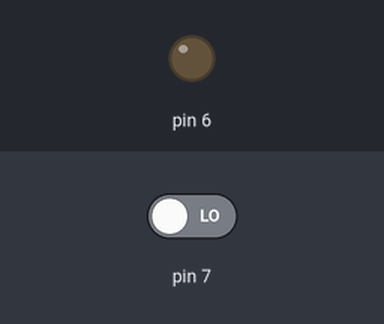
The sketch below on a simulated Arduino Uno, built with avr-gcc and run on an emulated ATmega328P. Parts: output pins drawn as LEDs (lit = HIGH). The test bench sets the inputs (shaded band); at power-on: pin 7 LOW. What the sketch prints to the serial monitor is not drawn.

Above: at 1.2 s.
1.3 s: pin 7 driven HIGH
At 1.6 s:
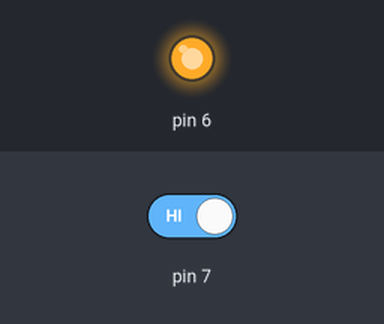
2.8 s: pin 7 driven LOW
At 4.0 s:
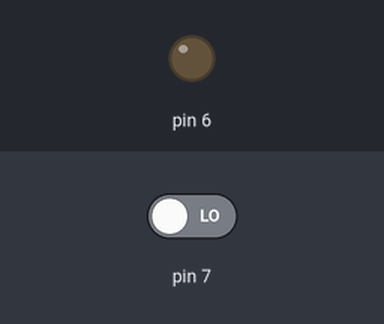
Timing chart, 0 to 5.8 s (numbered marks = the images above; inputs shaded):
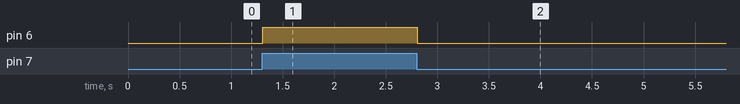

Measured:
- after the input at 1.3 s, pin 6: LOW → HIGH at once
- after the input at 2.8 s, pin 6: HIGH → LOW at once

The sketch:

pir_with_buzzer1.ino
```cpp
int c=0;
void setup()
{
 Serial.begin(9600);
  pinMode(7,INPUT);
  pinMode(6,OUTPUT);
}

void loop()
{
	int a = digitalRead(7);
  Serial.println(a);
  if(a == 1){
   	digitalWrite(6,1);
  }else{
  digitalWrite(6,0);
  }
}
```
